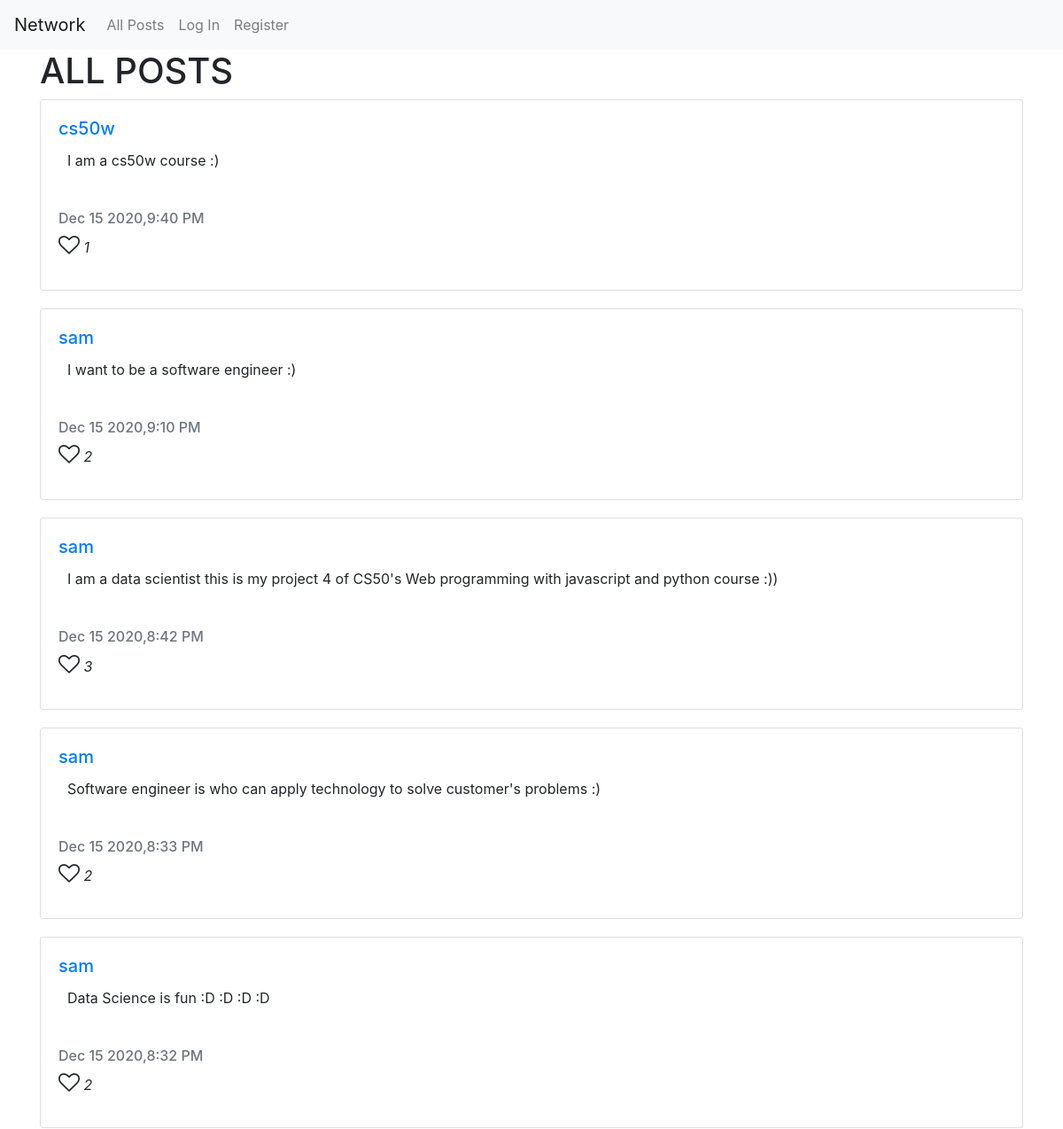
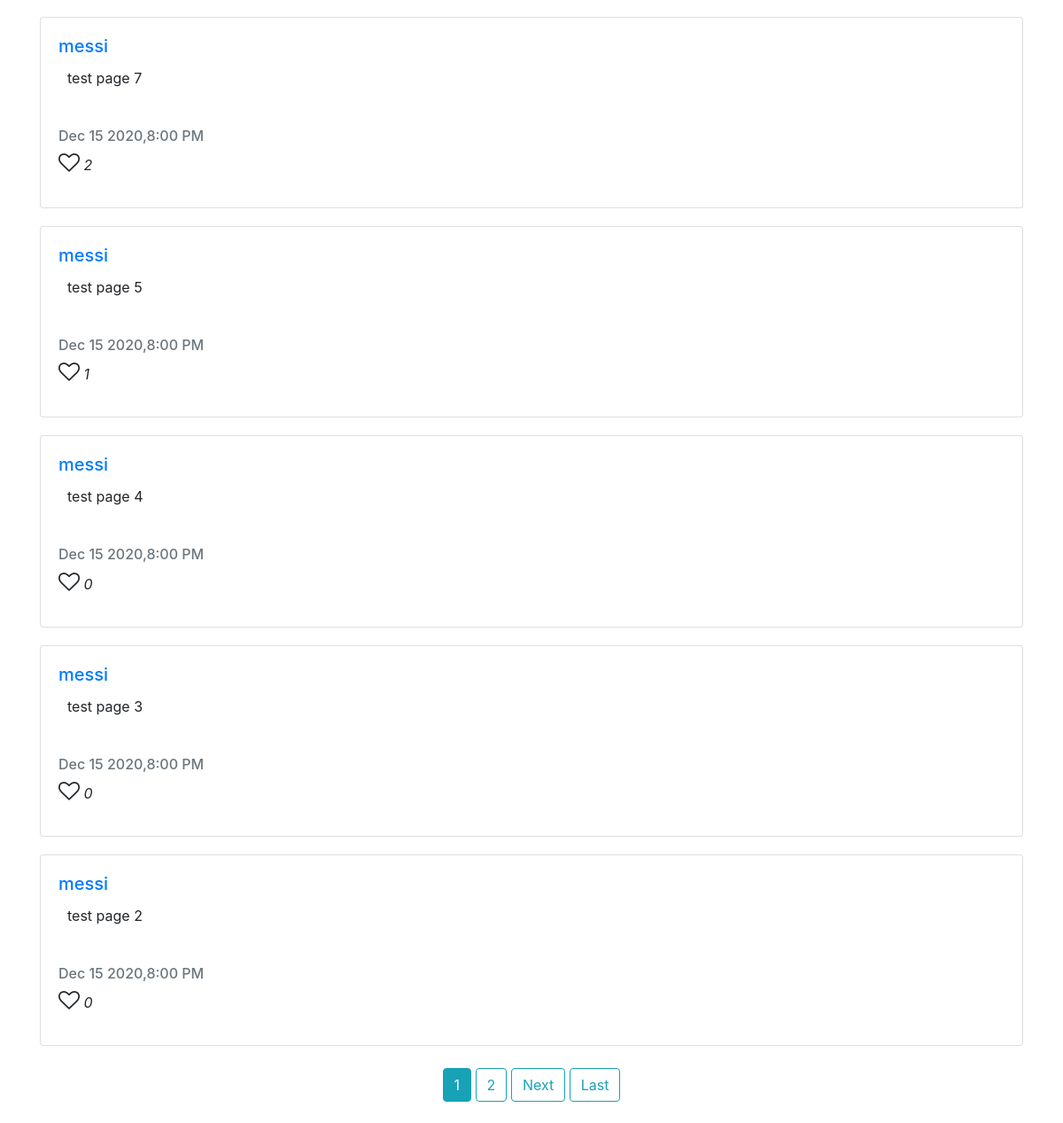
The page / on the database its author committed (2 pictures, top to bottom).
### network/models.py (models this page shows, shortened)
class Post(models.Model):
    description = models.CharField(max_length = 2048, blank = False, default = 'What are you thinking?')
    date_posted = models.DateTimeField(default=timezone.now)
    user = models.ForeignKey(User, on_delete=models.CASCADE, related_name='posts', default="")
    def format_time(self):
        return self.date_posted.strftime("%b %-d %Y,%-I:%M %p")

### network/views.py (the view)
# urls.py: path("", views.PostListView.as_view(), name="index"),
class PostListView(ListView):
    model = Post
    template_name = 'network/index.html'
    context_object_name = 'posts'
    ordering = ['-date_posted']
    paginate_by = 10
    def get_context_data(self, **kwargs):
        context = super(PostListView, self).get_context_data(**kwargs)
        if self.request.user.is_authenticated:
            liked_posts = self.request.user.likes.all()
            liked_posts = [liked_post.post for liked_post in liked_posts]
            user_posts = self.request.user.posts.all()
            context['liked_posts'] = liked_posts
            context['user_posts'] = user_posts
        return context
    def get_queryset(self):
        return Post.objects.all().order_by('-date_posted')

### network/models.py (called while the page is built)
    def get_absolute_url(self):
        return f"/users/{self.slug}"

### network/templates/network/index.html (shortened to what this page needs)
{% extends "network/layout.html" %} {% block body %}
<div class="container">
    <h1> ALL POSTS </h1>
    <div class="content" id="content_card">
        {% for post in posts %}
        <div class='card'>
            <div class='card-body'>
                <div class='card-title'>
                    <h5><a href='{{ post.user.profile.get_absolute_url }}'>{{ post.user.username }}</a></h5>
                </div>
                <div class='description' id='d_{{post.id}}'>
                    <p class='card-text' id='content_{{post.id}}'>{{ post.description }}</p>
                </div>
                <div class='card-subtitle mb-2 text-muted'>
                    <h6>{{ post.format_time }}</h6>
                </div>
                {% if post in liked_posts %}
                <div class='like'>
                    <p>
                        {% if request.user.is_authenticated %}
                        <i onclick="like({{post.id}})" id='like_button{{post.id}}' class='fa fa-heart'> </i> {% else %}
                        <i id='like_button{{post.id}}' class='fa fa-heart'></i> {% endif %}
                        <input id='post_id' type="hidden" value="{{post.id}}">
                        </i>
                        <i id='numOfLike{{post.id}}'> {{ post.likes.count }}</i>
                    </p>
                </div>
                {% else %}
                <div class='like'>
                    <p>
                        {% if request.user.is_authenticated %}
                        <i onclick="like({{post.id}})" id='like_button{{post.id}}' class='fa fa-heart-o'></i> {% else %}
                        <i id='like_button{{post.id}}' class='fa fa-heart-o'></i> {% endif %}
                        <i id='numOfLike{{post.id}}'>{{ post.likes.count }}</i>
                    </p>
                </div>
                {% endif %}
            </div>
        </div>
        {% endfor %}
    </div>
</div>
<div style="text-align: center;">
    {% if is_paginated %}  {% for num in page_obj.paginator.page_range %} {% if page_obj.number == num %}
    <a class="btn btn-info mb-4" href="?page={{ num }}">{{ num }}</a> {% elif num > page_obj.number|add:'-3' and page_obj.number|add:'3' > num %}
    <a class="btn btn-outline-info mb-4" href="?page={{ num }}">{{ num }}</a> {% endif %} {% endfor %} {% if page_obj.has_next %}
    <a class="btn btn-outline-info mb-4" href="?page={{ page_obj.next_page_number }}">Next</a>
    <a class="btn btn-outline-info mb-4" href="?page={{ page_obj.paginator.num_pages }}">Last</a> {% endif %} {% endif %}
</div>
{% endblock %}

### network/static/network/styles.css (style rules this page uses)
.card { margin-bottom: 20px !important; }
.card-text { margin: 10px; }
.description { margin-bottom: 50px; margin-top: 10px; }
.btn { margin-top: 5px; }
.fa-heart-o { cursor: pointer; font-size: 24px; }

### rows shown on the page
Post: user.username "cs50w", description "I am a cs50w course :)", format_time "Dec 15 2020,9:40 PM", likes.count "1"
Post: user.username "sam", description "I want to be a software engineer :)", format_time "Dec 15 2020,9:10 PM", likes.count "2"
Post: user.username "sam", description "I am a data scientist this is my project 4 of CS50's Web programming with javascript and python course :))", format_time "Dec 15 2020,8:42 PM", likes.count "3"
Post: user.username "sam", description "Software engineer is who can apply technology to solve customer's problems :)", format_time "Dec 15 2020,8:33 PM", likes.count "2"
Post: user.username "sam", description "Data Science is fun :D :D :D :D", format_time "Dec 15 2020,8:32 PM", likes.count "2"
Post: user.username "messi", description "test page 7", format_time "Dec 15 2020,8:00 PM", likes.count "2"
Post: user.username "messi", description "test page 5", format_time "Dec 15 2020,8:00 PM", likes.count "1"
Post: user.username "messi", description "test page 4", format_time "Dec 15 2020,8:00 PM", likes.count "0"
Post: user.username "messi", description "test page 3", format_time "Dec 15 2020,8:00 PM", likes.count "0"
Post: user.username "messi", description "test page 2", format_time "Dec 15 2020,8:00 PM", likes.count "0"

### other values the page prints
{{ num }} "1"
{{ num }} "2"
